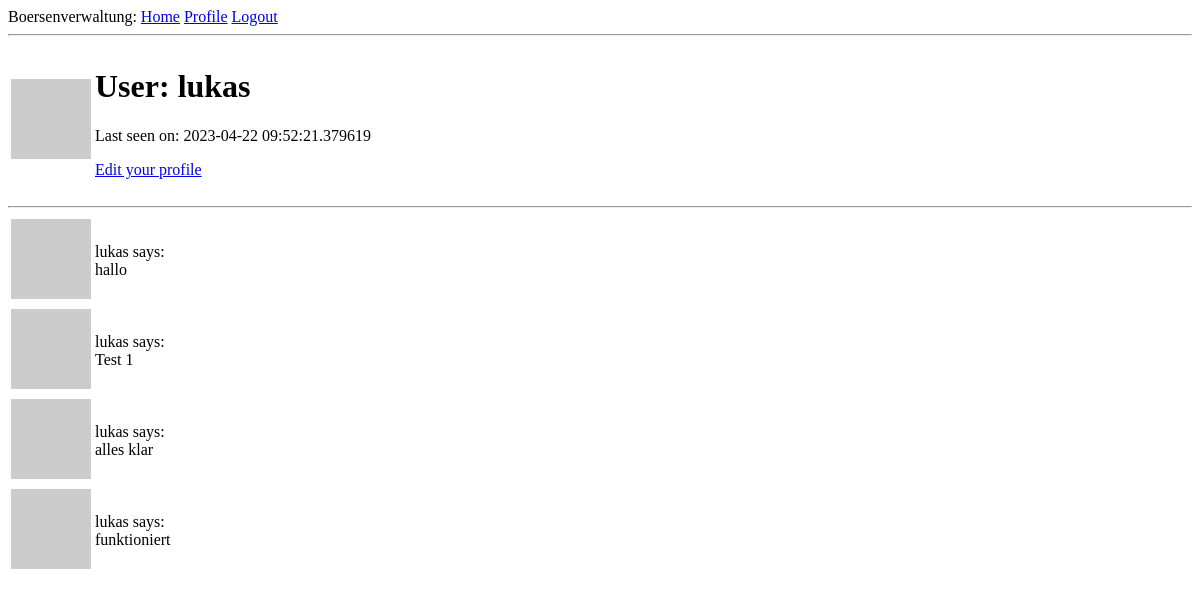
Page /user/lukas (signed in) on the earlier database version.
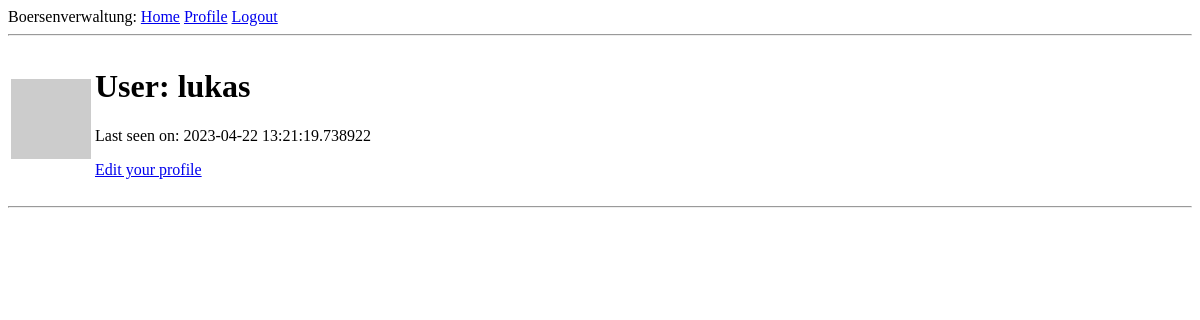
Same page on the later database version.
### app/models.py (models this page shows, shortened)
class User(UserMixin, db.Model):
    id = db.Column(db.Integer, primary_key=True)
    username = db.Column(db.String(64), index=True, unique=True)
    email = db.Column(db.String(120), index=True, unique=True)
    password_hash = db.Column(db.String(128))
    posts = db.relationship('Post', backref='author', lazy='dynamic')
    about_me = db.Column(db.String(140))
    last_seen = db.Column(db.DateTime, default=datetime.utcnow)
    def avatar(self, size):
        digest = md5(self.email.lower().encode('utf-8')).hexdigest()
        return 'https://www.gravatar.com/avatar/{}?d=identicon&s={}'.format(
            digest, size)

class Post(db.Model):
    id = db.Column(db.Integer, primary_key=True)
    body = db.Column(db.String(140))
    timestamp = db.Column(db.DateTime, index=True, default=datetime.utcnow)
    user_id = db.Column(db.Integer, db.ForeignKey('user.id'))

### app/routes.py (the view)
@app.route('/user/<username>')
@login_required
def user(username):
    user = User.query.filter_by(username=username).first_or_404()
    posts = Post.query.all()
    return render_template('user.html', user=user, posts=posts)

### app/models.py (called while the page is built)
@login.user_loader
def load_user(id):
    return User.query.get(int(id))

### app/routes.py (called while the page is built)
@app.before_request
def before_request():
    if current_user.is_authenticated:
        current_user.last_seen = datetime.utcnow()
        db.session.commit()

### app/templates/user.html (shortened to what this page needs)
{% extends "base.html" %}
{% block content %}
    <table>
        <tr>
            <td><img class = "top" src="{{ user.avatar(128) }}" alt="link"></td>
            <td>
                <h1>User: {{ user.username }}</h1>
                {% if user.last_seen %}<p>Last seen on: {{ user.last_seen }}</p>{% endif %}
                {% if user == current_user %}
                    <p><a href="{{ url_for('edit_profile') }}">Edit your profile</a></p>
                {% endif %}
            </td>
        </tr>
    </table>
    <hr>
    {% for post in posts %}
        {% include '_post.html' %}
    {% endfor %}
{% endblock %}

### app/templates/base.html (shortened to what this page needs)
<!DOCTYPE html>
<html>
    <head>
    </head>
    <body>
        <div>
            Boersenverwaltung:
            <a href="{{ url_for('index') }}">Home</a>
            {% if current_user.is_anonymous %}
            <a href="{{ url_for('login') }}">Login</a>
            {% else %}
            <a href="{{ url_for('user', username=current_user.username) }}">Profile</a>
            <a href="{{ url_for('logout') }}">Logout</a>
            {% endif %}
        </div>
        <hr>
        {% block content %}{% endblock %}
    </body>
</html>

### app/templates/_post.html
<table>
    <tr>
        <td><img class = "top" src="{{ post.author.avatar(36) }}"></td>
        <td>{{ post.author.username }} says: <br>{{ post.body }}</td>
    </tr>
</table>

Differences in the rows shown:
removed Post: author.username "lukas", body "hallo"
removed Post: author.username "lukas", body "Test 1"
removed Post: author.username "lukas", body "alles klar"
removed Post: author.username "lukas", body "funktioniert"
changed User "lukas": last_seen "2023-04-22 09:52:21.379619" → "2023-04-22 13:21:19.738922"
